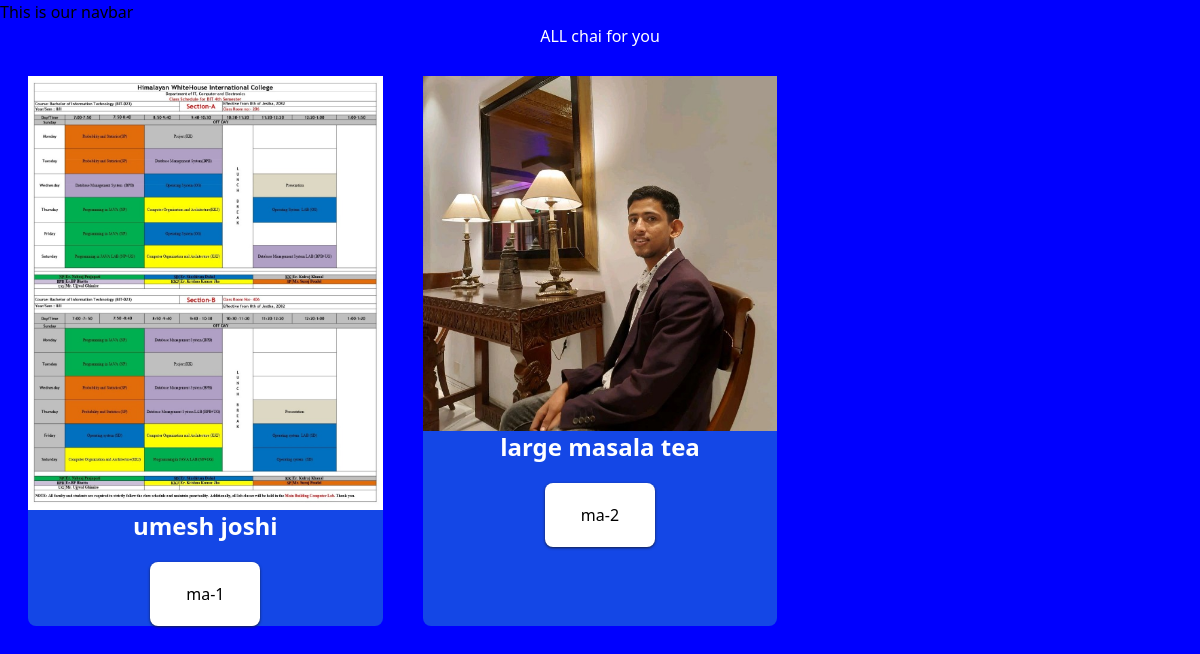
The page /rProject/ on the database as committed earlier.
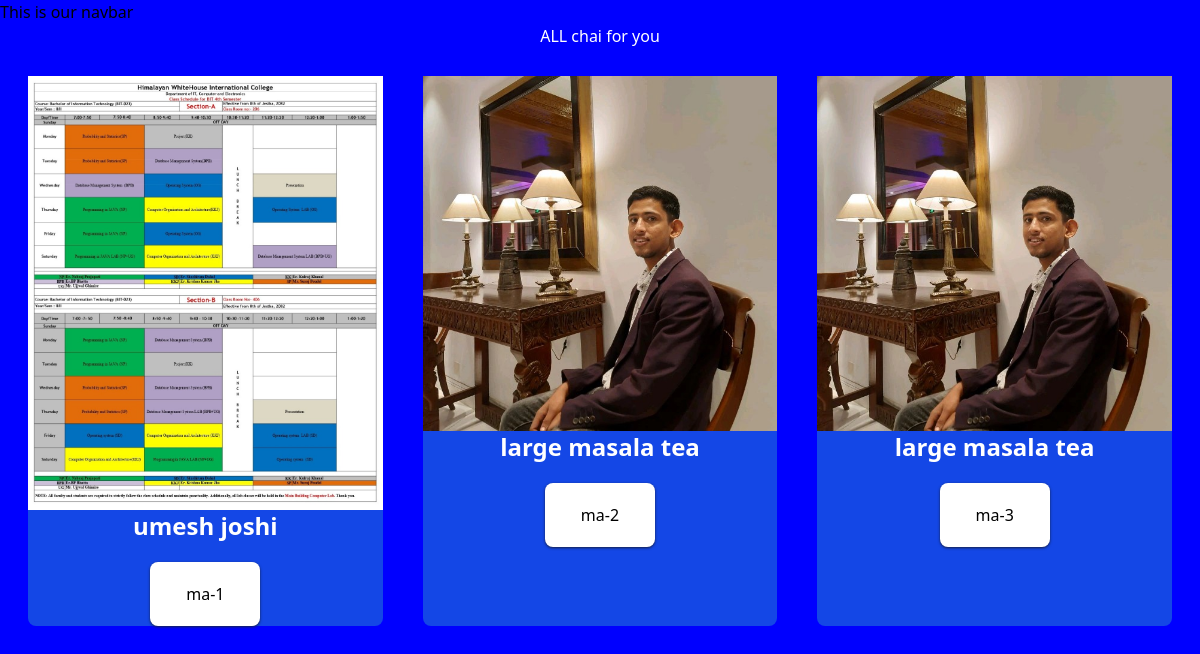
The same page on the database as committed later.
### rProject/models.py (models this page shows, shortened)
class chaiModel(models.Model):
    CHAI_TYPE_CHOICE =[
        ('ma','mango chai'),
        ('um', 'umesh chai'),
        ('cm', 'chai master')
    ]
    name = models.CharField(max_length=100)
    image = models.ImageField(upload_to='chai/')
    date = models.DateTimeField(default=timezone.now)
    type = models.CharField(max_length=2, choices=CHAI_TYPE_CHOICE,default='ML')
    description = models.TextField(default='')

### rProject/views.py (the view)
# urls.py: path('', views.allChai, name='allChai'),
def allChai(request):
    chai = chaiModel.objects.all()
    return render(request, 'rProject/all_rProject.html',{'chais':chai})

### rProject/templates/rProject/all_rProject.html (shortened to what this page needs)
{% extends "layout.html" %}
 {% block content %}
<h1>ALL chai for you</h1>
<div class="grid grid-cols-3 gap-4 m-4">
  {% for  chai in chais %}
  <div class="rounded-lg bg-blue-700 m-3 ">
    <img  src="{{chai.image.url}}" alt="" class="object-fill">
    <h1 class="text-2xl font-bold text-black">{{chai.name}}</h1>
    <div class="flex justify-center">
      <a href="{% url 'chai_details' chai.id%}"><button class="mt-5 text-center p-5 bg-white rounded-lg px-9 hover:bg-blue-100 hover:text-2xl shadow shadow-blue-950 ">{{chai.type}}-{{chai.id}}</button></a>
    </div>
  </div>
  {% endfor %}
</div>
{% endblock %}

Rows that differ between the two databases and show on the page:
added chaiModel: image (picture), name "large masala tea", type "ma", id "3"
